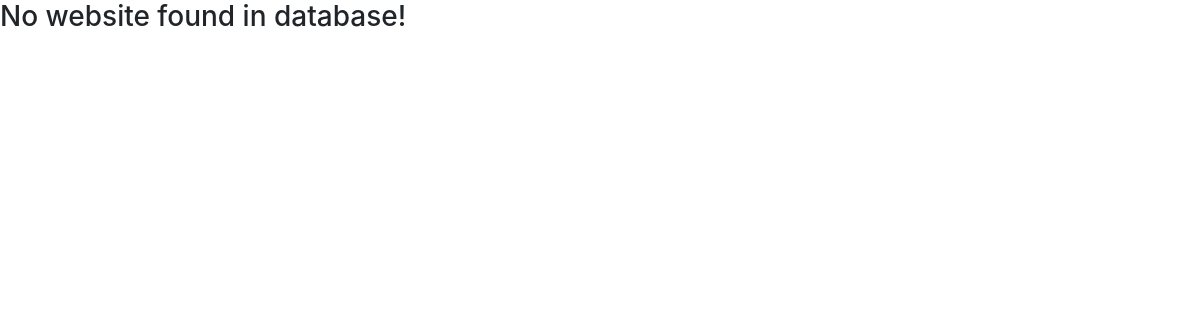
/websites/?order_by=title, run on an earlier commit of the app's database.
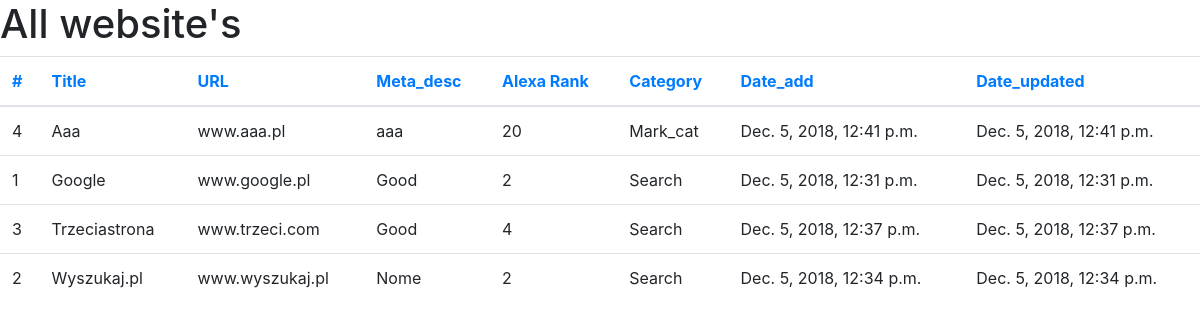
And on a later commit of the database.
### scraper/models.py (models this page shows, shortened)
class Website(models.Model):
    url = models.CharField(max_length=1000)
    title = models.CharField(max_length=1000)
    meta_description = models.CharField(max_length=1000)
    alexa_rank = models.IntegerField()
    category = models.ForeignKey(WebsiteCategory, on_delete=models.CASCADE)
    date_added = models.DateTimeField(auto_now_add=True)
    date_updated = models.DateTimeField(auto_now=True)

class WebsiteCategory(models.Model):
    name = models.CharField(max_length=1000)
    description = models.CharField(max_length=10000)
    date_added = models.DateTimeField(auto_now_add=True)
    date_updated = models.DateTimeField(auto_now=True)
    count = models.IntegerField()
    def __str__(self):
        return self.name

### scraper/views.py (the view)
# urls.py: path("websites/", WebsiteListView.as_view(), name="WebsiteListView"),
class WebsiteListView(ListView):
    template_name = 'scraper/website_list.html'
    context_object_name = "website_list"
    paginate_by = 8
    def get_queryset(self):
        if self.request.GET.get('filter'):
            filter_val = self.request.GET.get('filter')
            order = self.request.GET.get('order_by', 'id')
            new_context = Website.objects.filter(
                category=filter_val,
                ).order_by(order)
            return new_context
        else:
            order = self.request.GET.get('order_by', 'id')
            new_context = Website.objects.all().order_by(order)
            return new_context
    def get_context_data(self, **kwargs):
        context = super(WebsiteListView, self).get_context_data(**kwargs)
        context['filter'] = self.request.GET.get('filter')
        context['order_by'] = self.request.GET.get('order_by', 'id')
        return context

### templates/scraper/website_list.html (shortened to what this page needs)
<!DOCTYPE html>
<html lang="en">
<head>
    <link rel="stylesheet" href="https://stackpath.bootstrapcdn.com/bootstrap/4.1.3/css/bootstrap.min.css"
>
</head>
<body>
{% if website_list %}
    <h1>All website's</h1>
    <table class="table" id="movie">
        <thead>
        <tr>
            <th scope="col"><a href="?order_by=id">#</a></th>
            <th scope="col"><a href="?order_by=title">Title</a></th>
            <th scope="col"><a href="?order_by=url">URL</a></th>
            <th scope="col"><a href="?order_by=meta_description">Meta_desc</a></th>
            <th scope="col"><a href="?order_by=alexa_rank">Alexa Rank</a></th>
            <th scope="col"><a href="?order_by=category">Category</a></th>
            <th scope="col"><a href="?order_by=date_added">Date_add</a></th>
            <th scope="col"><a href="?order_by=date_updated">Date_updated</a></th>
        </tr>
        </thead>
        <tbody>
        {% for website in website_list %}
            <tr>
                <td>{{ website.id }}</td>
                <td>{{ website.title }}</td>
                <td>{{ website.url }}</td>
                <td>{{ website.meta_description }}</td>
                <td>{{ website.alexa_rank }}</td>
                <td>{{ website.category }}</td>
                <td>{{ website.date_added }}</td>
                <td>{{ website.date_updated }}</td>
            </tr>
        {% endfor %}
        </tbody>
    </table>
{% else %}
    <h3>No website found in database!</h3>
{% endif %}
</body>
</html>

What changed in the data, as far as the page shows it:
added Website: id "4", title "Aaa", url "www.aaa.pl", meta_description "aaa", alexa_rank "20", category "Mark_cat", date_added "Dec. 5, 2018, 12:41 p.m.", date_updated "Dec. 5, 2018, 12:41 p.m."
added Website: id "1", title "Google", url "www.google.pl", meta_description "Good", alexa_rank "2", category "Search", date_added "Dec. 5, 2018, 12:31 p.m.", date_updated "Dec. 5, 2018, 12:31 p.m."
added Website: id "3", title "Trzeciastrona", url "www.trzeci.com", meta_description "Good", alexa_rank "4", category "Search", date_added "Dec. 5, 2018, 12:37 p.m.", date_updated "Dec. 5, 2018, 12:37 p.m."
added Website: id "2", title "Wyszukaj.pl", url "www.wyszukaj.pl", meta_description "Nome", alexa_rank "2", category "Search", date_added "Dec. 5, 2018, 12:34 p.m.", date_updated "Dec. 5, 2018, 12:34 p.m."
Also different on the page:
text no longer shown: "No website found in database!"
text now shown: "All website's # Title URL Meta_desc Alexa Rank Category Date_add Date_updated"
